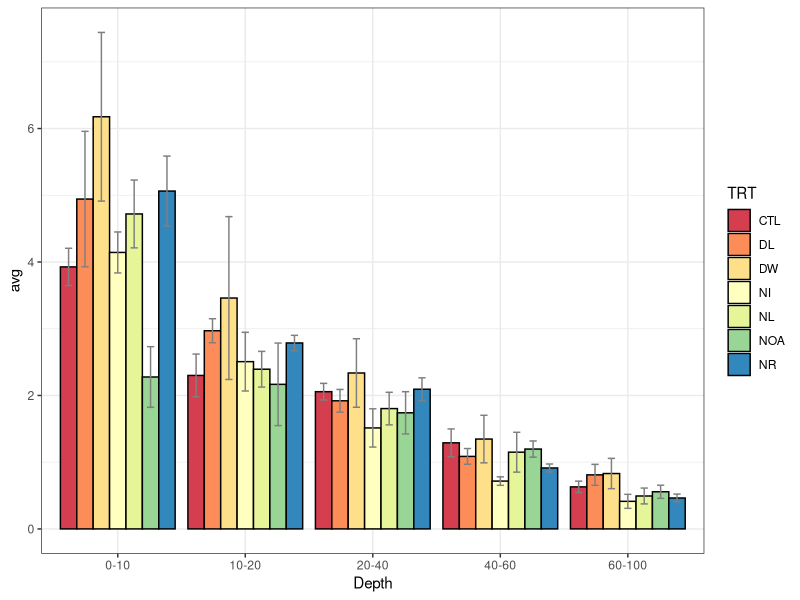
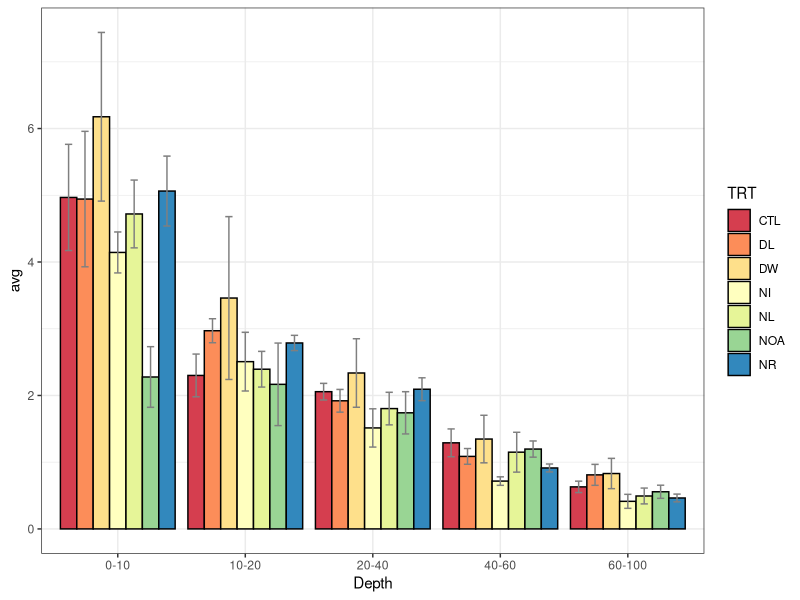
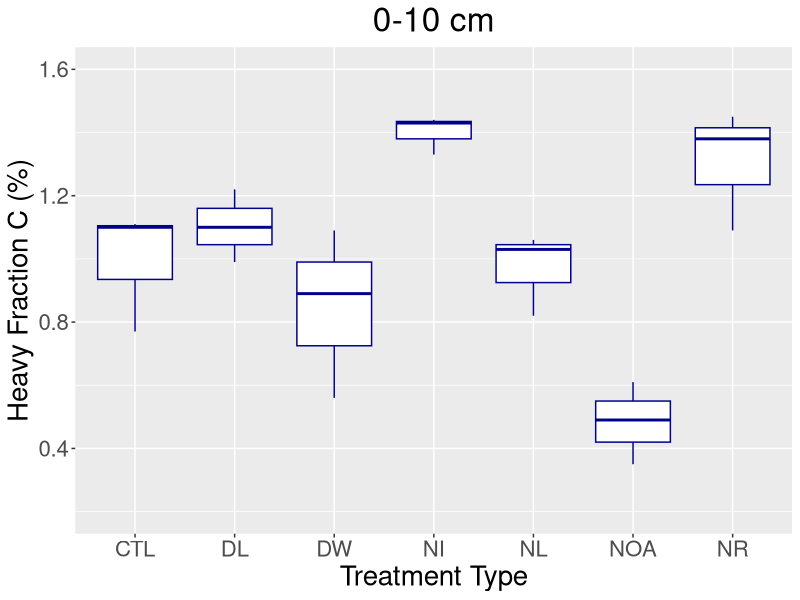
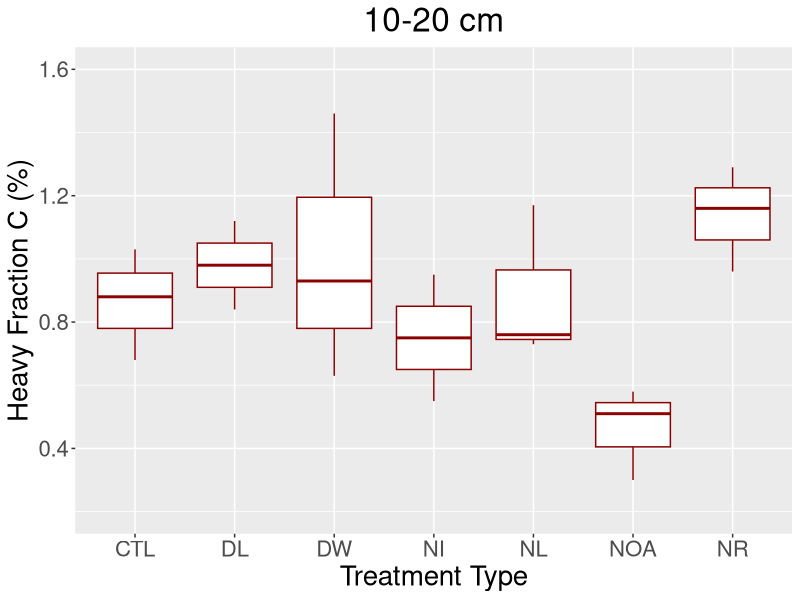
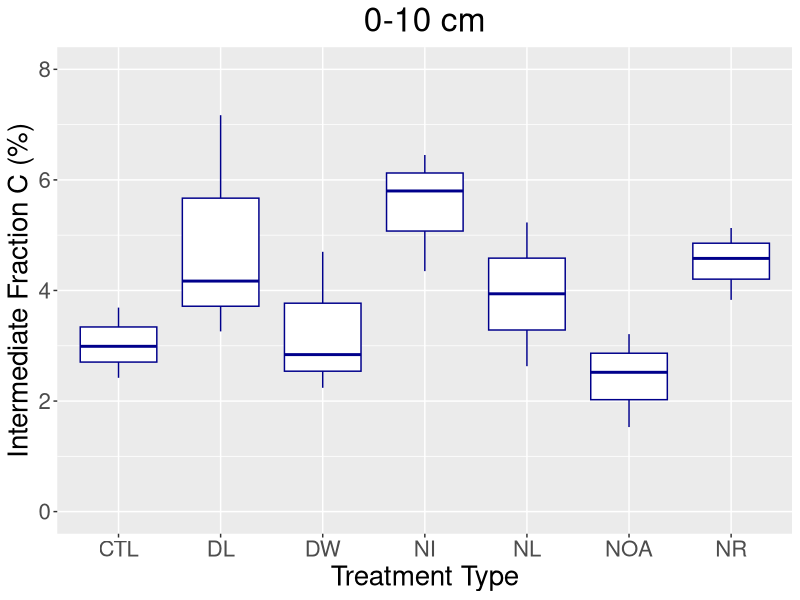
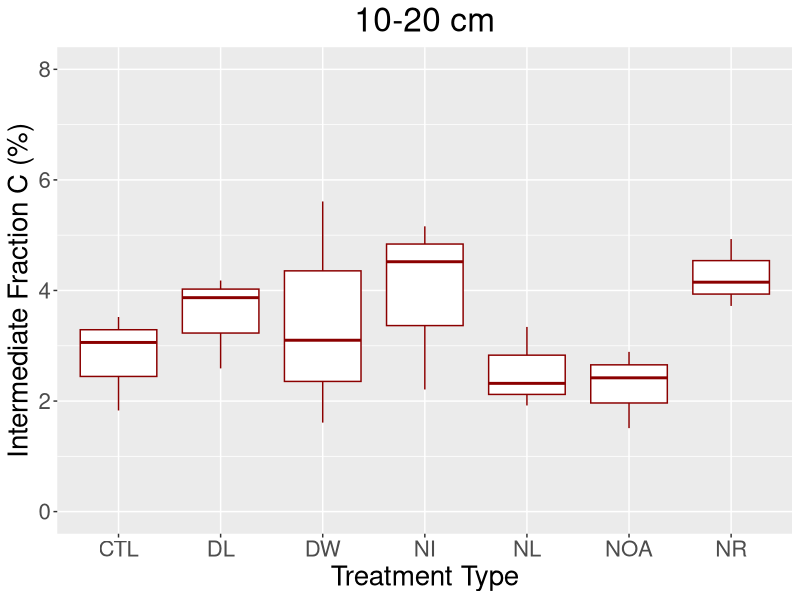
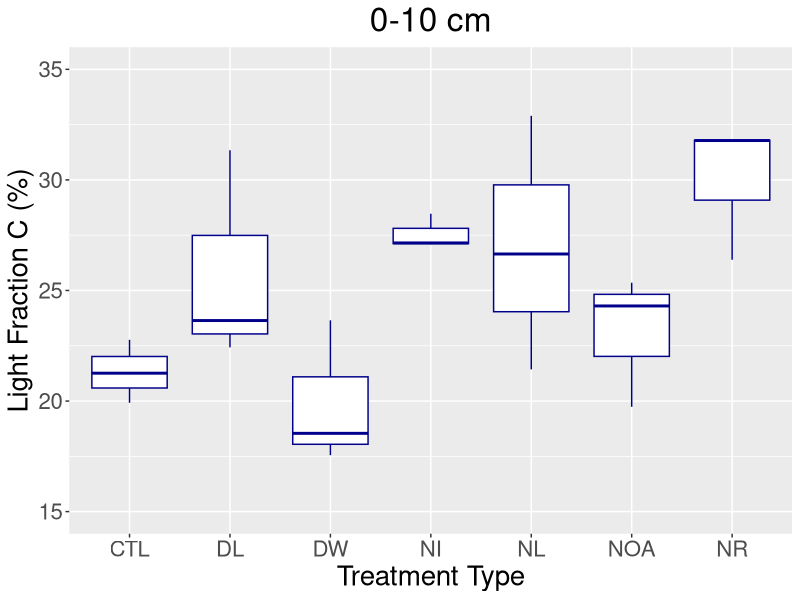
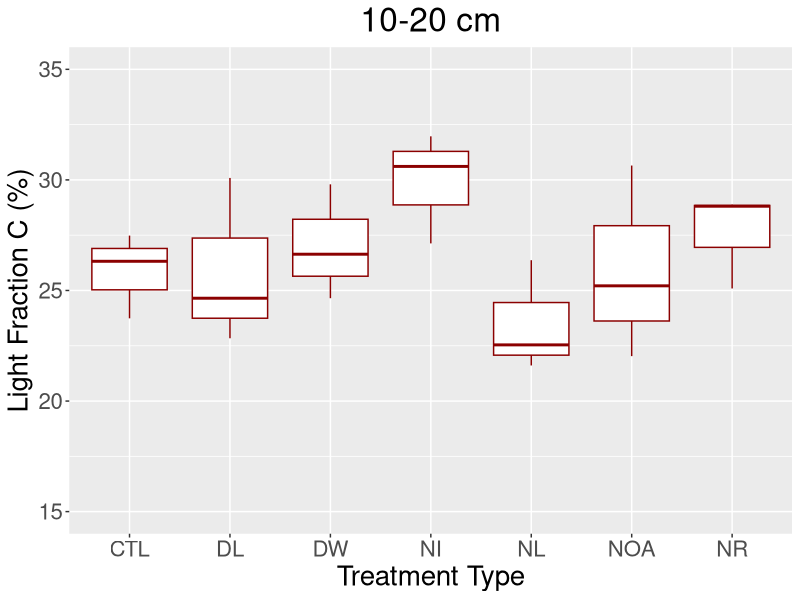

Reproduce these figures in R, in order.
## ---- chunk 1
knitr::opts_chunk$set(echo = TRUE)
## ---- chunk 2
# Load libraries
library(ggplot2)
library(tidyverse)
library(knitr)
## ---- chunk 3
data.1 <- read.csv("DIRT20_soil_master_raw.csv", as.is=T, skip=1)  #Load data as data.1
kable(data.1[1:8,], caption = "Data table structure")  #Display first few rows of the table
## ---- chunk 4
### Plot soil  percent C by treatment & depth

#Summarize data to get mean and std error
data.1_sumbulkC <- data.1 %>% group_by(.dots=c("TRT", "Depth")) %>% 
                      summarize(avg=mean(bulk_percC), n=n(), sd=sd(bulk_percC), se=sd/sqrt(n))

ggplot(data.1_sumbulkC, aes(x=Depth, y=avg, group=TRT, fill=TRT)) + theme_bw() +
    geom_bar(position=position_dodge(), stat="identity", colour="black") +
    geom_errorbar(aes(ymin=avg-se, ymax=avg+se),width=.4,position=position_dodge(.9), color="grey50") +
    scale_fill_brewer(palette="Spectral")
## ---- chunk 5
## Plot as bars with std error
# Create modified dataframe for averaged 0-10 cm control C 
data.1m <- data.1  

# Values are averages from all samplings July 2017 - Feb 2018
data.1m[8,6] <- 4.836
data.1m[12,6] <- 6.407 # This value from plot 12 is where we get the boost
data.1m[14,6] <- 3.66

#save modified data
write.csv(data.1m, "DIRT20_modified bulk C from R.csv")

#summarize data for bulk C percent
data.1m_sumbulkC <- data.1m %>% group_by(.dots=c("TRT", "Depth")) %>% 
                      summarize(avg=mean(bulk_percC), n=n(), sd=sd(bulk_percC), se=sd/sqrt(n))

#save summarized data table
write.csv(data.1m_sumbulkC, "DIRT20_summarized bulk C from R.csv")

### Plot soil  percent C by treatment & depth
library(RColorBrewer)
ggplot(data.1m_sumbulkC, aes(x=Depth, y=avg, group=TRT, fill=TRT)) + theme_bw() +
    geom_bar(position=position_dodge(), stat="identity", colour="black") +
    geom_errorbar(aes(ymin=avg-se, ymax=avg+se),width=.4,position=position_dodge(.9), color="grey50") +
    scale_fill_brewer(palette="Spectral")


## ---- chunk 6
#Create data frame with only the fractionated sample data
data.1f <- data.1 %>% filter(grepl("0-10|10-20", Depth)) %>% filter(Depth != "60-100")

### Plot 0-10 cm heavy fraction soil percent C 
ggplot(data.1f %>% filter(Depth == "0-10"), aes(x=TRT, y=HF_percC)) + 
  geom_boxplot(data=data.1f %>% filter(Depth == "0-10"), color="darkblue") + 
  scale_color_brewer(palette="Set1") +
  scale_fill_brewer(palette="Set1") +
  ggtitle("0-10 cm") +
  xlab("Treatment Type") + ylab("Heavy Fraction C (%)") + 
  theme(legend.position="none", plot.title = element_text(hjust = 0.5), text = element_text(size=20)) +
  ylim(0.2,1.6)

### Plot 10-20 cm heavy fraction soil percent C 
ggplot(data.1f %>% filter(Depth == "10-20"), aes(x=TRT, y=HF_percC)) + 
  geom_boxplot(data=data.1f %>% filter(Depth == "10-20"), color="darkred") + 
  scale_color_brewer(palette="Set1") +
  scale_fill_brewer(palette="Set1") +
  ggtitle("10-20 cm") +
  xlab("Treatment Type") + ylab("Heavy Fraction C (%)") + 
  theme(legend.position="none", plot.title = element_text(hjust = 0.5), text = element_text(size=20)) +
  ylim(0.2,1.6)
## ---- chunk 7
#Create data frame with only the fractionated sample data
data.1f <- data.1 %>% filter(grepl("0-10|10-20", Depth)) %>% filter(Depth != "60-100")

### Plot 0-10 cm intermediate fraction soil percent C 
ggplot(data.1f %>% filter(Depth == "0-10"), aes(x=TRT, y=IF_percC)) + 
  geom_boxplot(data=data.1f %>% filter(Depth == "0-10"), color="darkblue") + 
  scale_color_brewer(palette="Set1") +
  scale_fill_brewer(palette="Set1") +
  ggtitle("0-10 cm") +
  xlab("Treatment Type") + ylab("Intermediate Fraction C (%)") + 
  theme(legend.position="none", plot.title = element_text(hjust = 0.5), text = element_text(size=20)) +
  ylim(0,8)

### Plot 10-20 cm intermediate fraction soil percent C 
ggplot(data.1f %>% filter(Depth == "10-20"), aes(x=TRT, y=IF_percC)) + 
  geom_boxplot(data=data.1f %>% filter(Depth == "10-20"), color="darkred") + 
  scale_color_brewer(palette="Set1") +
  scale_fill_brewer(palette="Set1") +
  ggtitle("10-20 cm") +
  xlab("Treatment Type") + ylab("Intermediate Fraction C (%)") + 
  theme(legend.position="none", plot.title = element_text(hjust = 0.5), text = element_text(size=20)) +
  ylim(0,8)
## ---- chunk 8
#Create data frame with only the fractionated sample data
data.1f <- data.1 %>% filter(grepl("0-10|10-20", Depth)) %>% filter(Depth != "60-100")

### Plot 0-10 cm light fraction soil percent C 
ggplot(data.1f %>% filter(Depth == "0-10"), aes(x=TRT, y=LF_percC)) + 
  geom_boxplot(data=data.1f %>% filter(Depth == "0-10"), color="darkblue") + 
  scale_color_brewer(palette="Set1") +
  scale_fill_brewer(palette="Set1") +
  ggtitle("0-10 cm") +
  xlab("Treatment Type") + ylab("Light Fraction C (%)") + 
  theme(legend.position="none", plot.title = element_text(hjust = 0.5), text = element_text(size=20)) +
  ylim(15,35)

### Plot 10-20 cm light fraction soil percent C 
ggplot(data.1f %>% filter(Depth == "10-20"), aes(x=TRT, y=LF_percC)) + 
  geom_boxplot(data=data.1f %>% filter(Depth == "10-20"), color="darkred") + 
  scale_color_brewer(palette="Set1") +
  scale_fill_brewer(palette="Set1") +
  ggtitle("10-20 cm") +
  xlab("Treatment Type") + ylab("Light Fraction C (%)") + 
  theme(legend.position="none", plot.title = element_text(hjust = 0.5), text = element_text(size=20)) +
  ylim(15,35)
